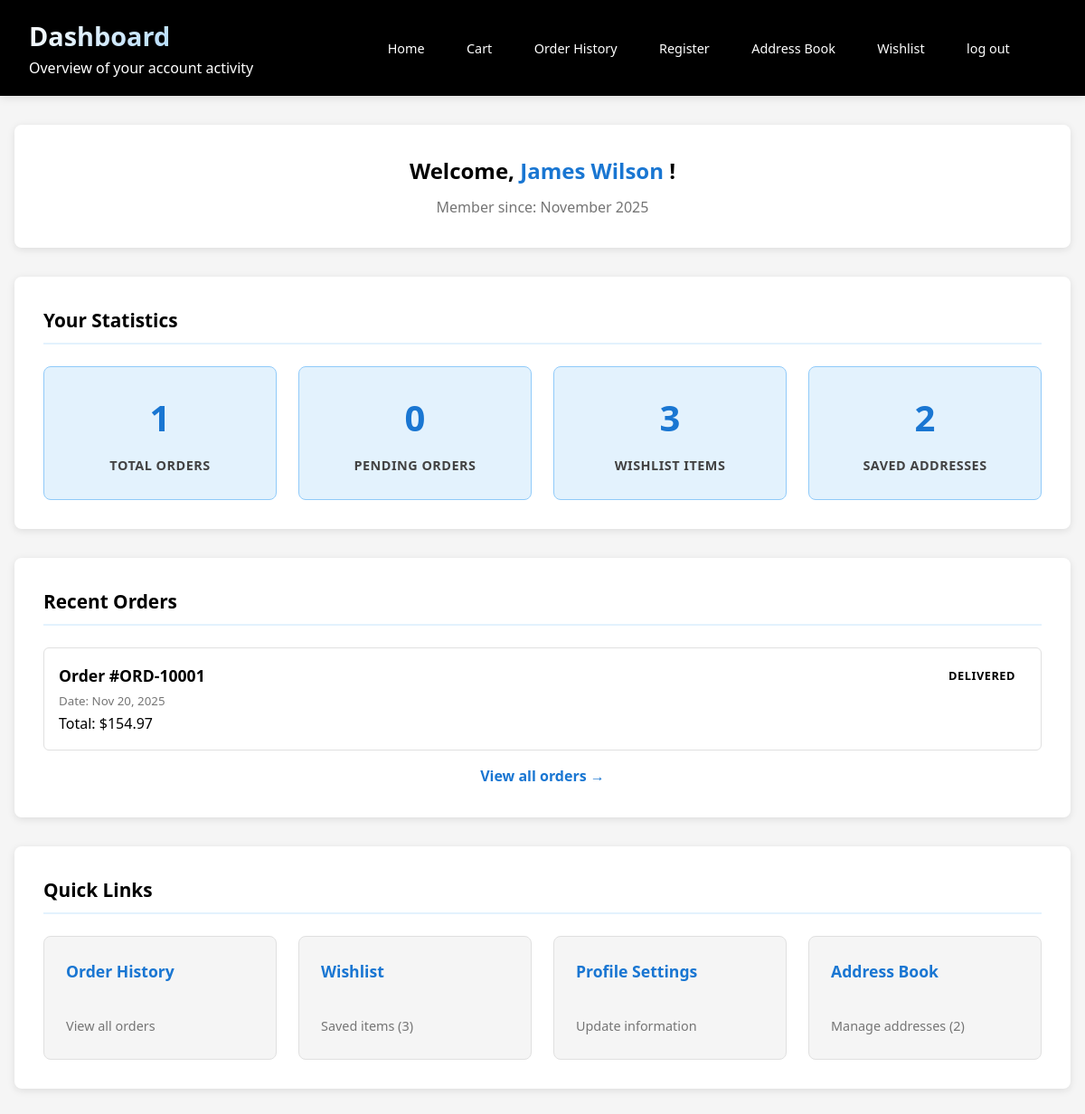
/front/useracc/dashboard/dashboard.php (signed in), run on the app's committed database.
### tables this page shows
CREATE TABLE IF NOT EXISTS customers (
    id INT AUTO_INCREMENT PRIMARY KEY,
    first_name VARCHAR(100) NOT NULL,
    last_name VARCHAR(100) NOT NULL,
    email VARCHAR(255) NOT NULL UNIQUE,
    phone VARCHAR(20),
    password_hash VARCHAR(255),
    status ENUM('active', 'inactive') DEFAULT 'active',
    avatar_color VARCHAR(20) DEFAULT '#4361ee',
    email_verified BOOLEAN DEFAULT FALSE,
    last_login TIMESTAMP NULL,
    created_at TIMESTAMP DEFAULT CURRENT_TIMESTAMP,
    updated_at TIMESTAMP DEFAULT CURRENT_TIMESTAMP ON UPDATE CURRENT_TIMESTAMP
);

CREATE TABLE IF NOT EXISTS orders (
    id INT AUTO_INCREMENT PRIMARY KEY,
    order_number VARCHAR(50) NOT NULL UNIQUE,
    customer_id INT NOT NULL,
    total_amount DECIMAL(10,2) NOT NULL,
    subtotal_amount DECIMAL(10,2) NOT NULL,
    shipping_amount DECIMAL(10,2) DEFAULT 0.00,
    tax_amount DECIMAL(10,2) DEFAULT 0.00,
    status ENUM('pending', 'confirmed', 'processing', 'shipped', 'delivered', 'cancelled') DEFAULT 'pending',
    payment_status ENUM('pending', 'paid', 'failed', 'refunded') DEFAULT 'pending',
    payment_method VARCHAR(100),
    transaction_id VARCHAR(100),
    shipping_address_id INT,
    billing_address_id INT,
    notes TEXT,
    created_at TIMESTAMP DEFAULT CURRENT_TIMESTAMP,
    updated_at TIMESTAMP DEFAULT CURRENT_TIMESTAMP ON UPDATE CURRENT_TIMESTAMP,
    FOREIGN KEY (customer_id) REFERENCES customers(id) ON DELETE CASCADE,
    FOREIGN KEY (shipping_address_id) REFERENCES addresses(id),
    FOREIGN KEY (billing_address_id) REFERENCES addresses(id)
);

### front/useracc/dashboard/dashboard_backend.php (called while the page is built, shortened)
<?php
include '../../../databse/db_connection.php';
function getUserInfo($user_id) {
    global $conn;
    $sql = "SELECT id, first_name, last_name, email, status, avatar_color, email_verified, last_login, created_at
            FROM customers
            WHERE id = $user_id";
    $result = mysqli_query($conn, $sql);
    if ($result && mysqli_num_rows($result) > 0) {
        return mysqli_fetch_assoc($result);
    }
    return null;
}
function getUserStats($user_id) {
    global $conn;
    $stats = [
        'total_orders' => 0,
        'pending_orders' => 0,
        'wishlist_items' => 0,
        'saved_addresses' => 0
    ];
    $orders_sql = "SELECT COUNT(*) as total FROM orders WHERE customer_id = $user_id";
    $orders_result = mysqli_query($conn, $orders_sql);
    if ($orders_result && mysqli_num_rows($orders_result) > 0) {
        $row = mysqli_fetch_assoc($orders_result);
        $stats['total_orders'] = $row['total'];
    }
    $pending_sql = "SELECT COUNT(*) as total FROM orders WHERE customer_id = $user_id AND status = 'pending'";
    $pending_result = mysqli_query($conn, $pending_sql);
    if ($pending_result && mysqli_num_rows($pending_result) > 0) {
        $row = mysqli_fetch_assoc($pending_result);
        $stats['pending_orders'] = $row['total'];
    }
    $wishlist_sql = "SELECT COUNT(*) as total FROM wishlist WHERE customer_id = $user_id";
    $wishlist_result = mysqli_query($conn, $wishlist_sql);
    if ($wishlist_result && mysqli_num_rows($wishlist_result) > 0) {
        $row = mysqli_fetch_assoc($wishlist_result);
        $stats['wishlist_items'] = $row['total'];
    }
    $address_sql = "SELECT COUNT(*) as total FROM addresses WHERE customer_id = $user_id";
    $address_result = mysqli_query($conn, $address_sql);
    if ($address_result && mysqli_num_rows($address_result) > 0) {
        $row = mysqli_fetch_assoc($address_result);
        $stats['saved_addresses'] = $row['total'];
    }
    return $stats;
}
function getRecentOrders($user_id, $limit = 3) {
    global $conn;
    $orders = [];
    $sql = "SELECT id, order_number, total_amount, status, payment_status, created_at
            FROM orders
            WHERE customer_id = $user_id
            ORDER BY created_at DESC
            LIMIT $limit";
    $result = mysqli_query($conn, $sql);
    if ($result && mysqli_num_rows($result) > 0) {
        while ($row = mysqli_fetch_assoc($result)) {
            $orders[] = $row;
        }
    }
    return $orders;
}
$user_id = $_SESSION['user_id'];
$user_info = getUserInfo($user_id);
$user_stats = getUserStats($user_id);
$recent_orders = getRecentOrders($user_id);
?>

### front/useracc/dashboard/dashboard.php (the view, shortened to what this page needs)
<!doctype html>
<html lang="en">
<head>
  <link rel="stylesheet" href="dashboard.css">
</head>
<body>
  <header>
    <div>
        <h1><i class="fas fa-tachometer-alt"></i> Dashboard</h1>
        <p>Overview of your account activity</p>
    </div>
    <?php include '../header3.php'; ?>
</header>
  <main>
    <?php include 'dashboard_backend.php'; ?>
    <?php if (!$user_info): ?>
      <div class="error-message">
        <p>Error loading user information. Please try logging in again.</p>
        <p><a href="../login/login.php">Go to Login</a></p>
      </div>
    <?php else: ?>
    <section id="welcome">
      <h2>Welcome, <span id="username">
        <?php
        echo htmlspecialchars(
            $user_info['first_name'] . ' ' . $user_info['last_name']
        );
        ?>
      </span>!</h2>
      <p>Member since: <?php echo date('F Y', strtotime($user_info['created_at'])); ?></p>
    </section>
    <section id="user-stats">
      <h3>Your Statistics</h3>
      <div class="stats-grid">
        <div class="stat-card">
          <span class="stat-number"><?php echo $user_stats['total_orders']; ?></span>
          <span class="stat-label">Total Orders</span>
        </div>
        <div class="stat-card">
          <span class="stat-number"><?php echo $user_stats['pending_orders']; ?></span>
          <span class="stat-label">Pending Orders</span>
        </div>
        <div class="stat-card">
          <span class="stat-number"><?php echo $user_stats['wishlist_items']; ?></span>
          <span class="stat-label">Wishlist Items</span>
        </div>
        <div class="stat-card">
          <span class="stat-number"><?php echo $user_stats['saved_addresses']; ?></span>
          <span class="stat-label">Saved Addresses</span>
        </div>
      </div>
    </section>
    <?php if (!empty($recent_orders)): ?>
    <section class="recent-orders">
      <h3>Recent Orders</h3>
      <?php foreach ($recent_orders as $order): ?>
        <div class="order-item">
          <div>
            <strong>Order #<?php echo htmlspecialchars($order['order_number']); ?></strong>
            <br>
            <small>Date: <?php echo date('M j, Y', strtotime($order['created_at'])); ?></small>
            <br>
            Total: $<?php echo number_format($order['total_amount'], 2); ?>
          </div>
          <span class="order-status status-<?php echo htmlspecialchars($order['status']); ?>">
            <?php echo ucfirst(htmlspecialchars($order['status'])); ?>
          </span>
        </div>
      <?php endforeach; ?>
      <p><a href="../orderhistory/orderhistory.php">View all orders →</a></p>
    </section>
    <?php endif; ?>
    <section id="quick-links">
      <h3>Quick Links</h3>
      <div class="quick-links-grid">
        <a href="../orderhistory/orderhistory.php" class="quick-link-card">
          <strong>Order History</strong>
          <br>
          <small>View all orders</small>
        </a>
        <a href="../wishlist/wishlist.php" class="quick-link-card">
          <strong>Wishlist</strong>
          <br>
          <small>Saved items (<?php echo $user_stats['wishlist_items']; ?>)</small>
        </a>
        <a href="../profile/profile.php" class="quick-link-card">
          <strong>Profile Settings</strong>
          <br>
          <small>Update information</small>
        </a>
        <a href="../adress/adress.php" class="quick-link-card">
          <strong>Address Book</strong>
          <br>
          <small>Manage addresses (<?php echo $user_stats['saved_addresses']; ?>)</small>
        </a>
      </div>
    </section>
    <?php endif; ?>
  </main>
</body>
</html>

### front/useracc/dashboard/dashboard.css (style rules this page uses)
:root { --primary-black: #000000; --primary-white: #ffffff; --light-blue: #e3f2fd; --medium-blue: #90caf9; --dark-blue: #1976d2; --light-gray: #f5f5f5; --medium-gray: #e0e0e0; --dark-gray: #424242; --text-gray: #757575; --success-green: #4caf50; --warning-orange: #ff9800; --error-red: #f44336; }
body { background-color: var(--light-gray); color: var(--primary-black); font-family: 'Segoe UI', Tahoma, Geneva, Verdana, sans-serif; line-height: 1.6; margin: 0; padding: 0; }
header { background-color: var(--primary-black); color: var(--primary-white); padding: 1rem 2rem; display: flex; justify-content: space-between; align-items: center; box-shadow: 0 2px 4px rgba(0,0,0,0.1); }
header h1 { margin: 0; font-size: 1.8rem; font-weight: 600; }
main { max-width: 1200px; margin: 2rem auto; padding: 0 1rem; display: flex; flex-direction: column; gap: 2rem; }
#welcome { background-color: var(--primary-white); border-radius: 8px; padding: 2rem; box-shadow: 0 2px 8px rgba(0,0,0,0.1); text-align: center; }
#welcome h2 { color: var(--primary-black); margin-bottom: 0.5rem; font-size: 1.5rem; }
#welcome p { color: var(--text-gray); font-size: 1rem; }
#username { color: var(--dark-blue); font-weight: 600; }
#user-stats { background-color: var(--primary-white); border-radius: 8px; padding: 2rem; box-shadow: 0 2px 8px rgba(0,0,0,0.1); }
#user-stats h3 { color: var(--primary-black); margin-bottom: 1.5rem; font-size: 1.3rem; border-bottom: 2px solid var(--light-blue); padding-bottom: 0.5rem; }
.stats-grid { display: grid; grid-template-columns: repeat(auto-fit, minmax(200px, 1fr)); gap: 1.5rem; }
.stat-card { background-color: var(--light-blue); border: 1px solid var(--medium-blue); border-radius: 8px; padding: 1.5rem; text-align: center; transition: transform 0.2s ease, box-shadow 0.2s ease; }
.stat-number { display: block; font-size: 2.5rem; font-weight: bold; color: var(--dark-blue); margin-bottom: 0.5rem; }
.stat-label { color: var(--dark-gray); font-size: 0.9rem; font-weight: 600; text-transform: uppercase; letter-spacing: 0.5px; }
.recent-orders { background-color: var(--primary-white); border-radius: 8px; padding: 2rem; box-shadow: 0 2px 8px rgba(0,0,0,0.1); }
.recent-orders h3 { color: var(--primary-black); margin-bottom: 1.5rem; font-size: 1.3rem; border-bottom: 2px solid var(--light-blue); padding-bottom: 0.5rem; }
.order-item { display: flex; justify-content: space-between; align-items: flex-start; padding: 1rem; border: 1px solid var(--medium-gray); border-radius: 6px; margin-bottom: 1rem; transition: background-color 0.3s ease; }
.order-item strong { color: var(--primary-black); font-size: 1.1rem; }
.order-item small { color: var(--text-gray); }
.order-status { padding: 0.25rem 0.75rem; border-radius: 20px; font-size: 0.8rem; font-weight: 600; text-transform: uppercase; letter-spacing: 0.5px; }
.recent-orders p { margin-top: 1rem; text-align: center; }
.recent-orders a { color: var(--dark-blue); text-decoration: none; font-weight: 600; transition: color 0.3s ease; }
#quick-links { background-color: var(--primary-white); border-radius: 8px; padding: 2rem; box-shadow: 0 2px 8px rgba(0,0,0,0.1); }
#quick-links h3 { color: var(--primary-black); margin-bottom: 1.5rem; font-size: 1.3rem; border-bottom: 2px solid var(--light-blue); padding-bottom: 0.5rem; }
.quick-links-grid { display: grid; grid-template-columns: repeat(auto-fit, minmax(250px, 1fr)); gap: 1.5rem; }
.quick-link-card { background-color: var(--light-gray); border: 1px solid var(--medium-gray); border-radius: 8px; padding: 1.5rem; text-decoration: none; color: var(--primary-black); transition: all 0.3s ease; display: block; }
.quick-link-card strong { color: var(--dark-blue); font-size: 1.1rem; display: block; margin-bottom: 0.5rem; }
.quick-link-card small { color: var(--text-gray); font-size: 0.9rem; }
.stat-card { animation: fadeInUp 0.6s ease-out; }
.stat-card:nth-child(1) { animation-delay: 0.1s; }
.stat-card:nth-child(2) { animation-delay: 0.2s; }
.stat-card:nth-child(3) { animation-delay: 0.3s; }
.stat-card:nth-child(4) { animation-delay: 0.4s; }

### data on the page
customers: first_name+last_name "James Wilson", created_at "November 2025"
orders: order_number "ORD-10001", created_at "Nov 20, 2025", total_amount "154.97", status "DELIVERED"

### other printed values
$user_stats['total_orders'] "1"
$user_stats['pending_orders'] "0"
$user_stats['wishlist_items'] "3"
$user_stats['saved_addresses'] "2"
